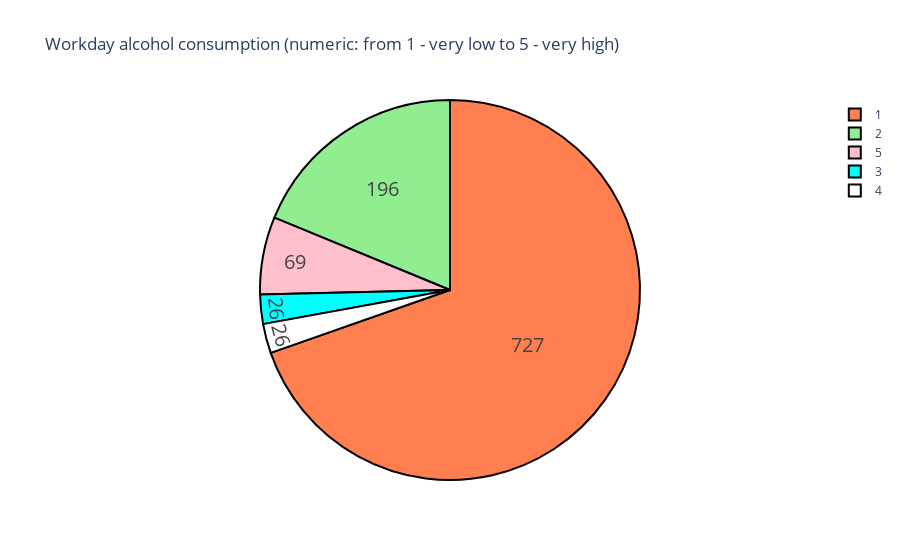

Write notebook code for a chart like this one.
### Markdown cell above
We have data on the amount of alcohol consumed by students on weekdays ("Dalc") and weekends ("Walc"). The main thing we are interested in is whether the amount of alcohol consumed affects success in school. Let's see! Let's start with alcohol consumption on weekdays.

У нас есть данные о количестве алкоголя, потребляемого студентами в будние дни ("Dalc") и выходные дни ("Walk"). Главное, что нас интересует, - влияет ли количество употребляемого алкоголя на успеваемость в школе. Давайте посмотрим! Давайте начнем с употребления алкоголя в будние дни.

### Code cell
pie_chart(data["Dalc"], title = "Workday alcohol consumption (numeric: from 1 - very low to 5 - very high)")

### Figure 1 — Plotly figure (JSON) as saved in the notebook; plotly's stock layout.template omitted (floating-point values rounded to 4 significant figures)
{"data": [{"hoverinfo": "label+percent", "labels": [1, 2, 5, 3, 4], "marker": {"colors": ["coral", "lightgreen", "pink", "cyan", "white"], "line": {"color": "#000000", "width": 2}}, "textfont": {"size": 20}, "textinfo": "value", "type": "pie", "values": [727, 196, 69, 26, 26]}], "layout": {"title": {"text": "Workday alcohol consumption (numeric: from 1 - very low to 5 - very high)"}}}
